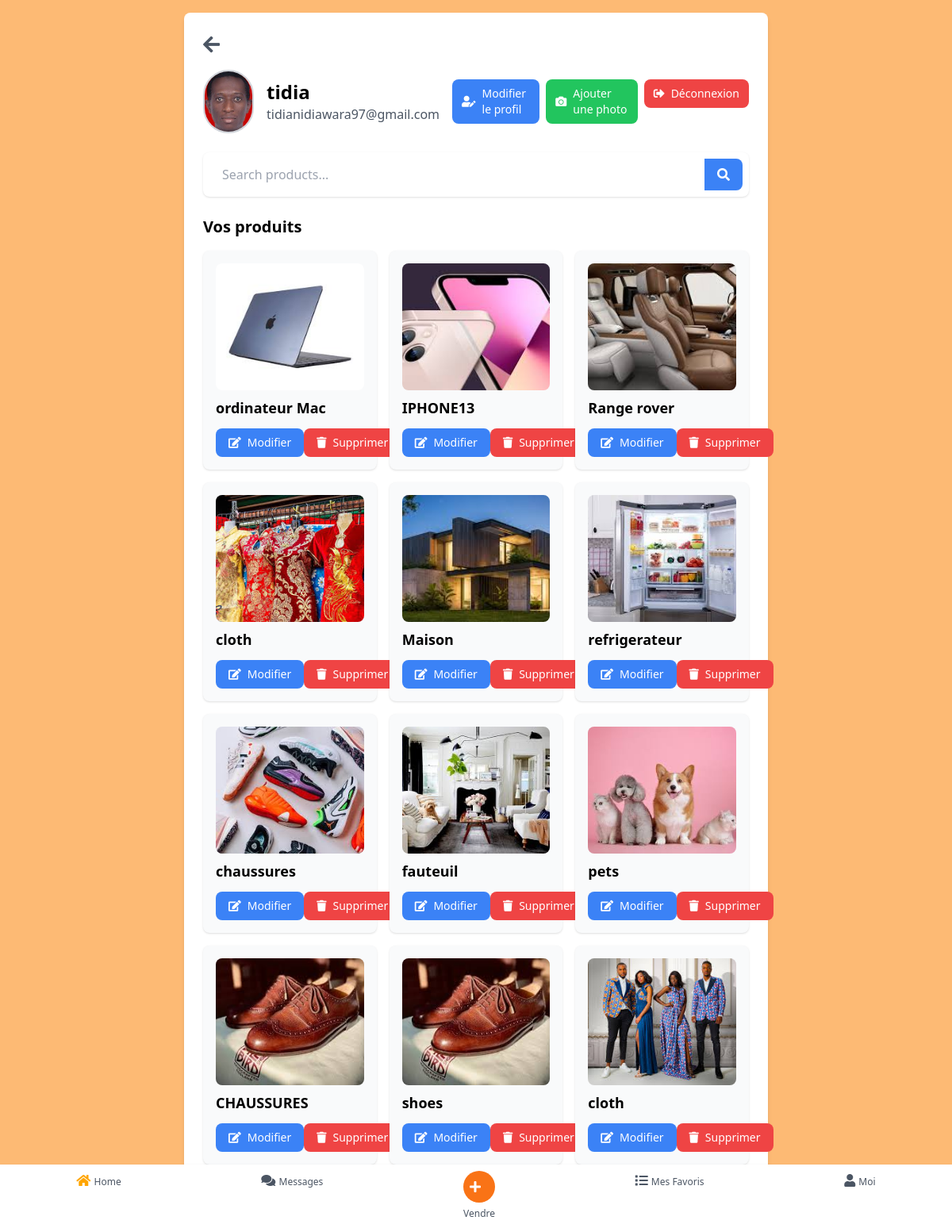
/account/ (signed in), run on the app's committed database.
### chapchap/models.py (models this page shows, shortened)
class Profile(models.Model):
    user = models.OneToOneField(settings.AUTH_USER_MODEL, on_delete=models.CASCADE, related_name='profile')
    profile_picture = models.ImageField(upload_to='profile_pictures/', blank=True, null=True)
    bio = models.TextField(blank=True, null=True)

class CustomUser(AbstractUser):
    pass

class Product(models.Model):
    user = models.ForeignKey(settings.AUTH_USER_MODEL, on_delete=models.CASCADE)
    category = models.ForeignKey('Category', on_delete=models.CASCADE, related_name="products")
    name = models.CharField(max_length=255)
    phone = models.CharField(max_length=20)
    location = models.CharField(max_length=255)  # Selected country, city, and neighborhood
    latitude = models.FloatField(null=True, blank=True)
    longitude = models.FloatField(null=True, blank=True)
    price = models.DecimalField(max_digits=15, decimal_places=2)
    description = models.TextField()
    date_posted = models.DateTimeField(auto_now_add=True)
    liked_by = models.ManyToManyField(
        settings.AUTH_USER_MODEL,
        related_name='liked_products',
        blank=True
    )
    views = models.PositiveIntegerField(default=0)  # Track how many times product is viewed
    clicks = models.PositiveIntegerField(default=0)  # Track user interactions (e.g., clicks, inquiries)
    is_sponsored = models.BooleanField(default=False)  # Flag for sponsored products
    priority_score = models.FloatField(default=0.0)  # Store computed ranking score

class Photo(models.Model):
    product = models.ForeignKey(Product, related_name='photos', on_delete=models.CASCADE)
    image = models.ImageField(upload_to='product_photos/')

### chapchap/views.py (the view)
# urls.py: path('account/', views.account, name='account'),
@login_required
def account(request):
    query = request.GET.get('q', '')  # Default is an empty string if no query is provided
    products = Product.objects.filter(user=request.user).prefetch_related('photos', 'videos')
    if query:
        products = products.filter(name__icontains=query)  # Case-insensitive search for product names
    profile, created = Profile.objects.get_or_create(user=request.user)
    return render(request, 'account.html', {
        'products': products,
        'user': request.user,
        'profile': profile,
        'query': query  # Pass the query back to the template to maintain the search term in the input field
    })

### templates/account.html (shortened to what this page needs)
{% load static %}
<!DOCTYPE html>
<html lang="en">
<head>
    <script src="https://cdn.tailwindcss.com"></script>
    <link href="/static/css/output.css" rel="stylesheet">
    <link href="/static/css/style.css" rel="stylesheet">
    <link rel="stylesheet" href="https://cdnjs.cloudflare.com/ajax/libs/font-awesome/5.15.3/css/all.min.css" />
</head>
<body class="bg-orange-300 font-roboto">
<div class="max-w-3xl mx-auto p-4">
    <div class="bg-white shadow-md rounded-lg p-6">
        <button onclick="window.history.back()" class="text-gray-600 hover:text-gray-900 flex items-center">
            <i class="fas fa-arrow-left text-2xl"></i>
        </button>
        <div class="flex flex-col sm:flex-row items-center space-y-4 sm:space-y-0 sm:space-x-4 mt-4 text-center sm:text-left">
            {% if profile and profile.profile_picture %}
                <img alt="Profile image of the user" class="w-16 h-16 sm:w-20 sm:h-20 rounded-full object-cover border-2 border-gray-300"
                     src="{{ profile.profile_picture.url }}" />
            {% else %}
                <img alt="Default profile image" class="w-16 h-16 sm:w-20 sm:h-20 rounded-full object-cover border-2 border-gray-300"
                     src="https://via.placeholder.com/100" />
            {% endif %}
            <div>
                <h2 class="text-xl sm:text-2xl font-bold">{{ user.username }}</h2>
                <p class="text-gray-600">{{ user.email }}</p>
            </div>
            <div class="flex flex-col sm:flex-row gap-2 w-full sm:w-auto justify-center sm:justify-start">
                <a href="{% url 'edit_profile' %}" class="bg-blue-500 text-white px-3 py-2 rounded-lg text-sm hover:bg-blue-600 flex items-center w-full sm:w-auto">
                    <i class="fas fa-user-edit mr-2"></i> Modifier le profil
                </a>
                <a href="{% url 'add_profile_photo' %}" class="bg-green-500 text-white px-3 py-2 rounded-lg text-sm hover:bg-green-600 flex items-center w-full sm:w-auto">
                    <i class="fas fa-camera mr-2"></i> Ajouter une photo
                </a>
                <form method="POST" action="{% url 'logout' %}" class="w-full sm:w-auto">
                    <button type="submit" class="bg-red-500 text-white px-3 py-2 rounded-lg text-sm hover:bg-red-600 flex items-center w-full sm:w-auto">
                        <i class="fas fa-sign-out-alt mr-2"></i> Déconnexion
                    </button>
                </form>
            </div>
        </div>
<div class="mt-6">
    <form method="GET" action="{% url 'account' %}" class="flex items-center bg-white shadow rounded-lg p-2">
        <input type="text" name="q" placeholder="Search products..."
               value="{{ query }}" class="flex-1 px-4 py-2 rounded-l-lg focus:outline-none focus:ring-2 focus:ring-blue-500">
        <button type="submit" class="bg-blue-500 text-white px-4 py-2 rounded-r-lg hover:bg-blue-600">
            <i class="fas fa-search"></i>
        </button>
    </form>
</div>
        <div class="mt-6">
            <h3 class="text-xl font-semibold mb-4">Vos produits</h3>
            <div class="grid grid-cols-1 sm:grid-cols-2 md:grid-cols-3 gap-4">
                {% for product in products %}
                <div class="bg-gray-50 p-4 rounded-lg shadow">
                    <img alt="Image of {{ product.name }}" class="w-full h-32 sm:h-40 object-cover rounded-lg"
                         src="{{ product.photos.first.image.url }}" />
                    <h4 class="mt-2 text-lg font-semibold">{{ product.name }}</h4>
                    <div class="flex justify-between mt-3">
                        <a href="{% url 'edit_product' product.id %}"
                           class="bg-blue-500 text-white px-4 py-2 rounded-lg text-sm hover:bg-blue-600 flex items-center">
                            <i class="fas fa-edit mr-2"></i> Modifier
                        </a>
                        <a href="{% url 'delete_product' product.id %}"
                           class="bg-red-500 text-white px-4 py-2 rounded-lg text-sm hover:bg-red-600 flex items-center"
                           >
                            <i class="fas fa-trash mr-2"></i> Supprimer
                        </a>
                    </div>
                </div>
                {% endfor %}
            </div>
        </div>
        <form method="POST" action="{% url 'delete_account' %}" onsubmit="return confirm('Êtes-vous sûr de vouloir supprimer votre compte ? Cette action est irréversible.');">
            <button type="submit" class="bg-red-600 text-white px-4 py-2 rounded-lg w-full hover:bg-red-700">
            </button>
        </form>
    </div>
</div>
</body>
<footer class="bg-white shadow p-2 fixed bottom-0 w-full flex justify-around">
    <div class="flex flex-col items-center">
     <a href="{% url 'home' %}">
        <i class="fas fa-home text-gray-600 active-icon"></i>
        <span class="text-xs text-gray-600">Home</span>
     </a>
    </div>
    <div class="flex flex-col items-center">
        <a href="{% url 'chat:user_chats' %}">
         <i class="fas fa-comments text-gray-600"></i>
         <span class="text-xs text-gray-600">Messages</span>
        </a>
    </div>
    <div class="flex flex-col items-center">
         <a href="{% url 'add_product' %}">
             <div class="bg-orange-500 text-white rounded-full p-2">
                 <i class="fas fa-plus"></i>
             </div>
             <span class="text-xs text-gray-600">Vendre</span>
         </a>
     </div>
    <div class="flex flex-col items-center">
         <a href="{% url 'myadds' %}">
             <i class="fas fa-list text-gray-600"></i>
             <span class="text-xs text-gray-600">Mes Favoris</span>
         </a>
    </div>
    <div class="flex flex-col items-center">
         {% if request.user.email == "chapchapmali@gmail.com" %}
             <a href="{% url 'dashboard' %}">
                 <i class="fas fa-user text-gray-600"></i>
                 <span class="text-xs text-gray-600">Dashboard</span>
             </a>
         {% else %}
             <a href="{% url 'account' %}">
                 <i class="fas fa-user text-gray-600"></i>
                 <span class="text-xs text-gray-600">Moi</span>
             </a>
         {% endif %}
 </div>
   </footer>
</html>

### templates/account.html (style rules this page uses)
html, body { height: 100%; overflow: auto; }
.active-icon { color: orange !important; }

### data on the page
Profile: profile_picture (picture)
CustomUser: username "tidia", email "tidianidiawara97@gmail.com"
Product: photos.first.image (picture), name "ordinateur Mac"
Product: photos.first.image (picture), name "IPHONE13"
Product: photos.first.image (picture), name "Range rover"
Product: photos.first.image (picture), name "cloth"
Product: photos.first.image (picture), name "Maison"
Product: photos.first.image (picture), name "refrigerateur"
Product: photos.first.image (picture), name "chaussures"
Product: photos.first.image (picture), name "fauteuil"
Product: photos.first.image (picture), name "pets"
Product: photos.first.image (picture), name "CHAUSSURES"
Product: photos.first.image (picture), name "shoes"
Product: photos.first.image (picture), name "cloth"
